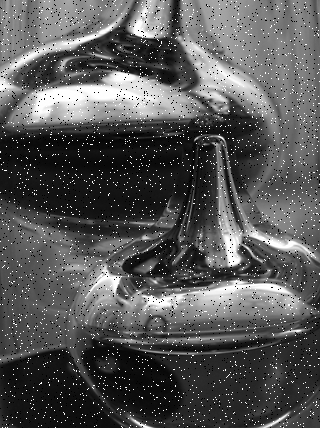
#> input picture Noise_salt_and_pepper.png, 320 x 428 px
$ python LO4_medium-brightness-rotate.py
#> lines starting #> are read from the running program, lines starting #| are printed output that depends on the picture
import cv2
import imutils
image = cv2.imread('Noise_salt_and_pepper.png')
#> image is the input picture: shape (428, 320, 3); min 0, max 255, mean 86.8

# median blur filter in openCv library
median_image = cv2.medianBlur(image, 3)
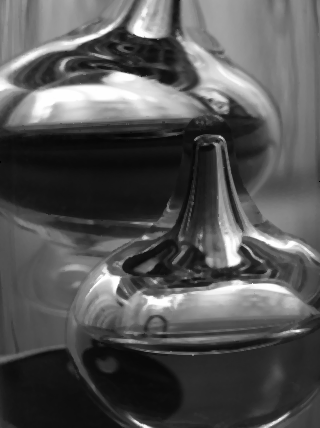
#> median_image: shape (428, 320, 3); min 0, max 255, mean 84.7
justify_image = cv2.convertScaleAbs(median_image, alpha=100 / 127.0, beta=20)
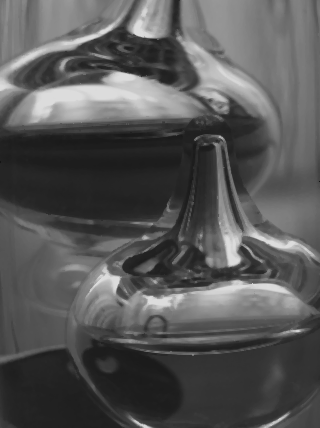
#> justify_image: shape (428, 320, 3); min 20, max 221, mean 86.7
rotated_image = imutils.rotate(justify_image, 180)
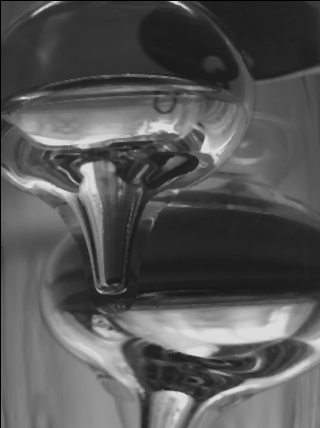
#> rotated_image: shape (428, 320, 3); min 0, max 221, mean 86.1

cv2.imshow('Original', image)
cv2.imshow('Filtered', median_image)
cv2.imshow('Justified', justify_image)
cv2.imshow('Rotated', rotated_image)

cv2.waitKey(0)
